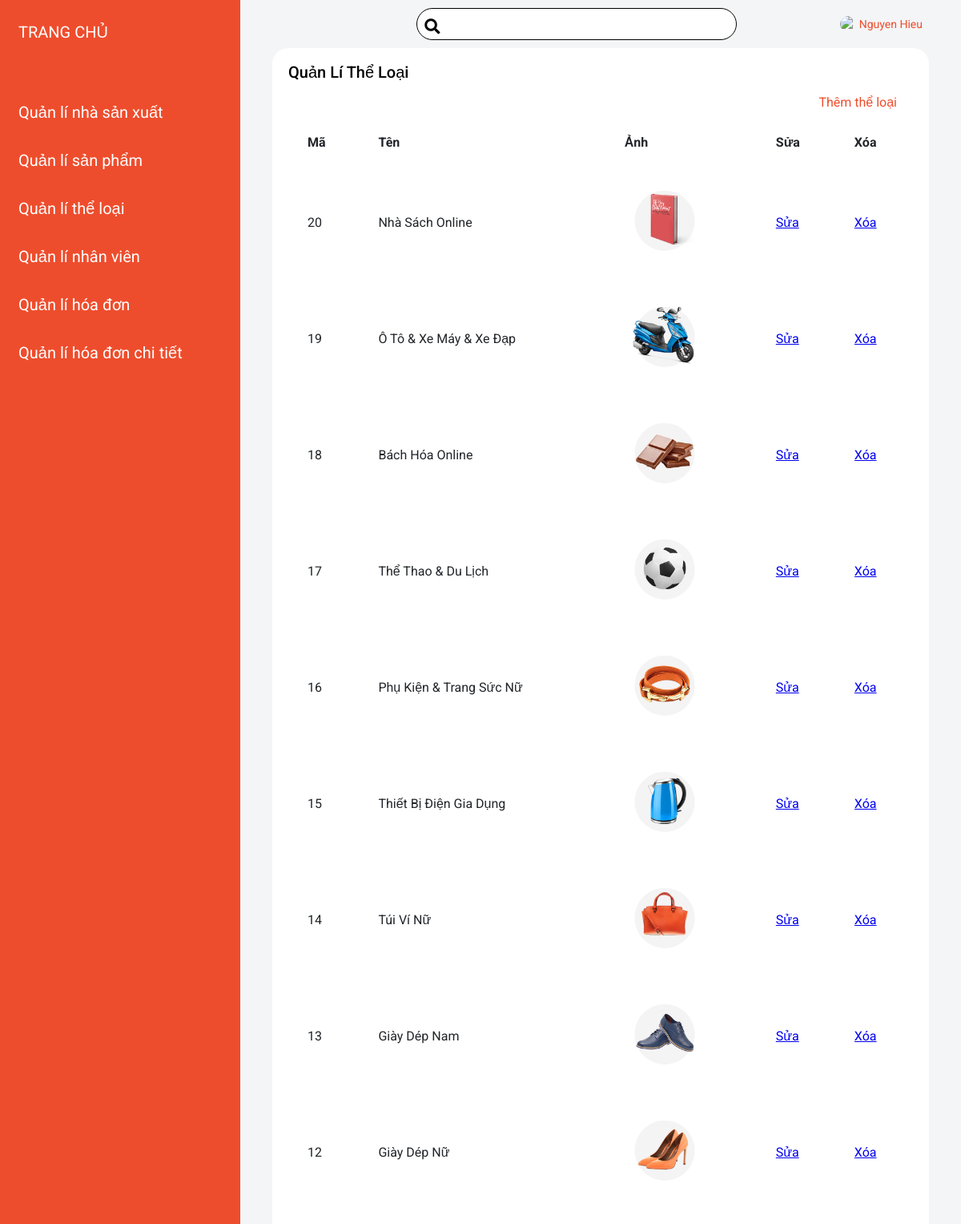
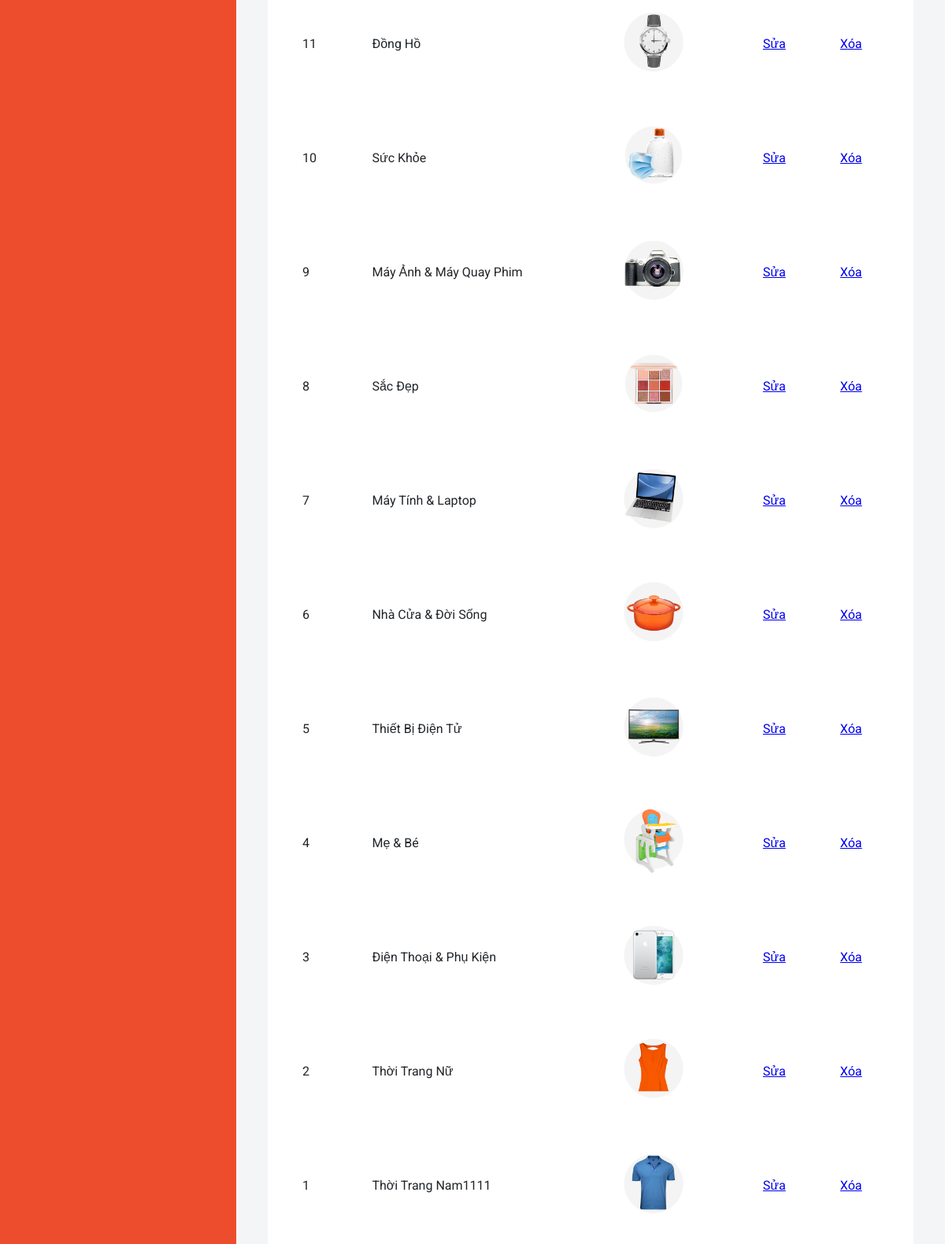
Page /admin/categories/index.php (signed in) on the committed database (2 pictures, top to bottom).
### tables this page shows
CREATE TABLE `categories` (
  `id` int(11) NOT NULL,
  `name` varchar(200) NOT NULL
);

### admin/categories/index.php (the view, shortened to what this page needs)
<!DOCTYPE html>
<html lang="en">
<head>
    <link rel="stylesheet" href="https://cdnjs.cloudflare.com/ajax/libs/font-awesome/5.15.3/css/all.min.css" />
    <link rel="stylesheet" href="https://cdnjs.cloudflare.com/ajax/libs/normalize/8.0.1/normalize.min.css" />
    <link rel="stylesheet" href="../../assets/css/base.css">
    <link rel="stylesheet" href="../../assets/css/style.css">
</head>
<body>
<?php
    include '../menu.php';
    require '../connect.php';
    $sql = "select * from categories order by id desc";
    $result = mysqli_query($connection, $sql);
?>
<div class="admin-main">
    <?php include '../topbar.php' ?>
    <div class="card">
        <div class="card-body">
            <h4 class="card-title">Quản lí thể loại</h4>
            <p class="card-description">
                <a class="card-add"href="./form_insert.php">
                    Thêm thể loại
                </a>
            </p>
            <div class="table-responsive">
            <table class="table-form">
                <thead>
                    <tr>
                        <th class="table-form-thead">Mã</th>
                        <th class="table-form-thead">Tên</th>
                        <th class="table-form-thead">Ảnh</th>
                        <th class="table-form-thead">Sửa</th>
                        <th class="table-form-thead">Xóa</th>
                    </tr>
                </thead>
                <tbody>
                    <?php foreach ($result as $each) { ?>
                    <tr>
                        <td class="table-form-item"><?php echo $each['id'] ?></td>
                        <td class="table-form-item"><?php echo $each['name'] ?></td>
                        <td class="table-form-item">
                            <img height="100" src="../../assets/images/categories/<?php echo $each['id']; ?>.png">
                        </td>
                        <td class="table-form-item">
                            <a href="./form_update.php?id=<?php echo $each['id'] ?>">Sửa</a>
                        </td>
                        <td class="table-form-item">
                            <a onclick="return confirm('Bạn chắc chắn muốn xóa thể loại này chứ')" href="./delete.php?id=<?php echo $each['id'] ?>">Xóa</a>
                        </td>
                    </tr>
                    <?php } ?>
                </tbody>
            </table>
            </div>
        </div>
        </div>
</div>
</body>
</html>

### assets/css/base.css (style rules this page uses)
:root { --white-color: #fff; --black-color: #000; --text-color: #333; --primary-color: #ee4d2d; --header-height: 120px; --header-navbar-height: 35px; --header-search-height: calc(var(--header-height) - var(--header-navbar-height)); }
* { box-sizing: inherit; }
html { font-size: 62.5%; line-height: 1.6rem; font-family: 'Roboto', sans-serif; box-sizing: border-box;; }
thead, tbody, tfoot, tr, td, th { border-color: inherit; border-style: solid; border-width: 0; text-align: inherit; }

### assets/css/style.css (style rules this page uses)
.admin-main { position: absolute; width: calc(100% - 300px); left: 300px; background-color: #f4f5f7; transition: 0.5s; padding: 0 40px; min-height: 100vh; }
.card { display: flex; width: 100%; min-width: 100%; border-radius: 20px; flex-direction: column; word-wrap: break-word; background-color: #fff; background-clip: border-box; box-shadow: rgba(90, 113, 208, 0); }
.card-body { padding: 20px; }
.card-title { color: #010101; margin: 0 ; text-transform: capitalize; font-size: 20px; font-weight: 500; line-height: 20px; margin-bottom: 20px; }
.card-description { margin-bottom: 12px; font-weight: 400; color: #76838f; text-align: right; padding: 0 20px; }
.card-add { font-size: 16px; text-decoration: none; color: var(--primary-color); text-align: right; }
.table-responsive { overflow-x: auto; }
.table-form { width: 100%; color: #212529; border-color: #dee2e6; }
.table-form-thead { padding: 18px 22px; font-size: 16px; }
.table-form-item { font-size: 16px; padding: 18px 22px; line-height: 24px; }

### rows in the picture
categories: id "20", name "Nhà Sách Online", shows a picture
categories: id "19", name "Ô Tô & Xe Máy & Xe Đạp", shows a picture
categories: id "18", name "Bách Hóa Online", shows a picture
categories: id "17", name "Thể Thao & Du Lịch", shows a picture
categories: id "16", name "Phụ Kiện & Trang Sức Nữ", shows a picture
categories: id "15", name "Thiết Bị Điện Gia Dụng", shows a picture
categories: id "14", name "Túi Ví Nữ", shows a picture
categories: id "13", name "Giày Dép Nam", shows a picture
categories: id "12", name "Giày Dép Nữ", shows a picture
categories: id "11", name "Đồng Hồ", shows a picture
categories: id "10", name "Sức Khỏe", shows a picture
categories: id "9", name "Máy Ảnh & Máy Quay Phim", shows a picture
categories: id "8", name "Sắc Đẹp", shows a picture
categories: id "7", name "Máy Tính & Laptop", shows a picture
categories: id "6", name "Nhà Cửa & Đời Sống", shows a picture
categories: id "5", name "Thiết Bị Điện Tử", shows a picture
categories: id "4", name "Mẹ & Bé", shows a picture
categories: id "3", name "Điện Thoại & Phụ Kiện", shows a picture
categories: id "2", name "Thời Trang Nữ", shows a picture
categories: id "1", name "Thời Trang Nam1111", shows a picture

### other values in the picture
$_SESSION['name'] "Nguyen Hieu"
